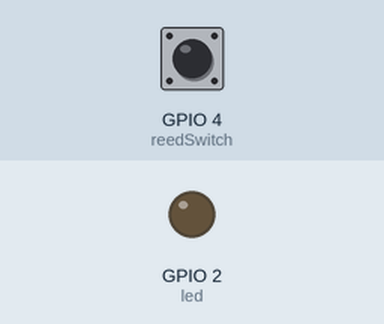
Simulated run of this sketch. Board: ESP32. On the bench: output pins drawn as LEDs (lit = HIGH). The inputs (shaded band) are chosen by the test bench; at power-on: GPIO 4 (reedSwitch) HIGH. WiFi joins after 1.5 s; servers stay silent unless stated; what the sketch prints to the serial monitor is not drawn.

Above: at 2.7 s.
2.8 s: GPIO 4 (reedSwitch) pulled LOW for 0.15 s
At 3.3 s:
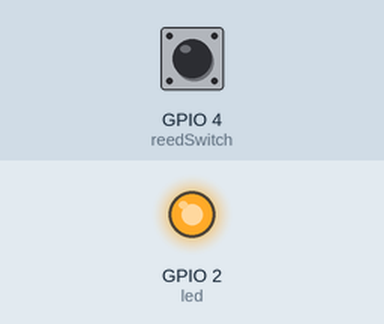
5.8 s: GPIO 4 (reedSwitch) pulled LOW for 3.2 s
At 10.4 s:
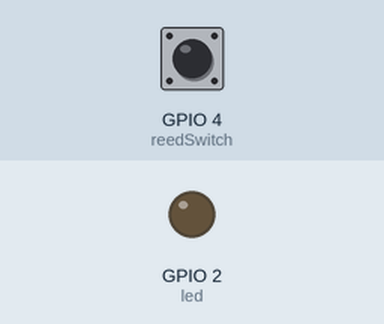
Timing chart, 0 to 11.9 s (numbered marks = the images above; inputs shaded):
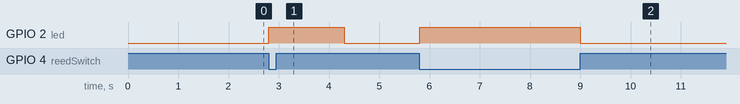

The sketch:

kapi-durum.ino
```cpp
#include <WiFi.h>

// LED ve reedswitch icin GPIO ayari.
const int reedSwitch = 4;
const int led = 2;

// Kapinin durumunu aldigimiz boolean
bool changeState = false;

// reedswitch durumu (1=acik, 0=kapali)
bool state;
String doorState;

// yalnizca 1500 milisaniye araliktaki degisiklikleri algilayabilcegimiz degiskenler
unsigned long previousMillis = 0;
const long interval = 1500;

// ssid password ve apikey bilgilerimi guvenlik amaci ile buradan kaldirdim.
const char* ssid = "";
const char* password = "";
const char* host = "maker.ifttt.com";
const char* apiKey = "";

// reedswitch durumu degistirdiginde calisir
ICACHE_RAM_ATTR void changeDoorStatus() {
  Serial.println("State changed");
  changeState = true;
}

void setup() {
  // Serial portumuz
  Serial.begin(115200);

  // suanki kapi durumunu okumak
  pinMode(reedSwitch, INPUT_PULLUP);
  state = digitalRead(reedSwitch);

  // led durumu ile kapi durumu eslesmesi
  pinMode(led, OUTPUT);
  digitalWrite(led, !state);

  // reedswitch pinini interruprt olarak ayarlayip change mod ayarlama
  attachInterrupt(digitalPinToInterrupt(reedSwitch), changeDoorStatus, CHANGE);

  // Wi-Fi baglanmak
  WiFi.begin(ssid, password);
    while (WiFi.status() != WL_CONNECTED) {
      delay(500);
      Serial.print(".");
    }
    Serial.println("");
    Serial.println("WiFi connected");
}

void loop() {
  if (changeState){
    unsigned long currentMillis = millis();
    if(currentMillis - previousMillis >= interval) {
      previousMillis = currentMillis;
      // mevcut kapi durumunu ters cevirme
      state = !state;
      if(state) {
        doorState = "closed";
      }
      else{
        doorState = "open";
      }
      digitalWrite(led, !state);
      changeState = false;
      Serial.println(state);
      Serial.println(doorState);

      // email gondermek
      Serial.print("connecting to ");
      Serial.println(host);
      WiFiClient client;
      const int httpPort = 80;
      if (!client.connect(host, httpPort)) {
        Serial.println("connection failed");
        return;
      }

      String url = "/trigger/door_status/with/key/";
      url += apiKey;

      Serial.print("Requesting URL: ");
      Serial.println(url);
      client.print(String("POST ") + url + " HTTP/1.1\r\n" +
                     "Host: " + host + "\r\n" +
                     "Content-Type: application/x-www-form-urlencoded\r\n" +
                     "Content-Length: 13\r\n\r\n" +
                     "value1=" + doorState + "\r\n");
    }
  }
}
```

Measured:
- after the input at 2.8 s, GPIO 2 (led): LOW → HIGH at once, → LOW 1.5 s later
- after the input at 5.8 s, GPIO 2 (led): LOW → HIGH at once, → LOW 3.2 s later
